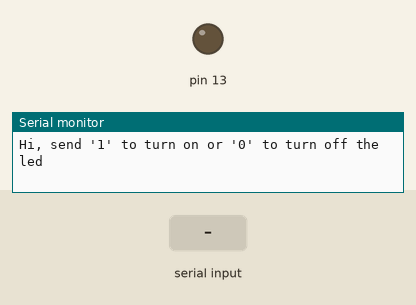
This sketch was run on a simulated Arduino Uno, built with avr-gcc and run on an emulated ATmega328P. Shown: output pins drawn as LEDs (lit = HIGH), the last lines printed to the serial monitor. The test bench sets the inputs (shaded band).

Above: at 1.2 s.
1.3 s: "1" received over Serial
At 2.3 s:
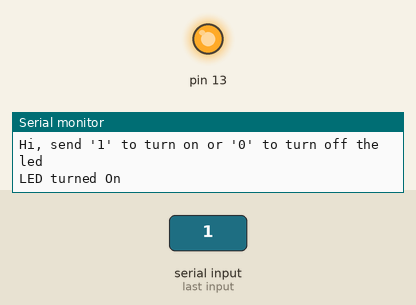
2.8 s: "0" received over Serial
At 3.4 s:
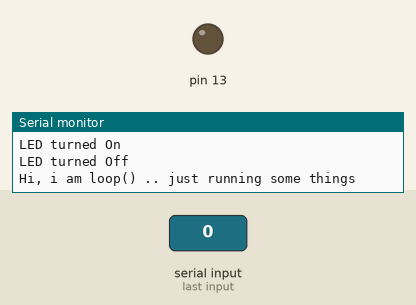
Timing chart, 0 to 5.8 s (numbered marks = the images above; inputs shaded):
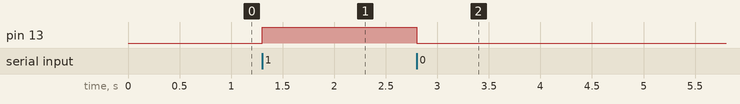

Measured:
- after the input at 1.3 s, pin 13: LOW → HIGH at once
- after the input at 2.8 s, pin 13: HIGH → LOW at once

The sketch:

T38_callback.ino
```cpp
/*
 * this sketch will implement callBack using function pointer
 * Comm class will communicate to other device over serial
 * that other device will send a particular command upon which a
 * function of the sketch will be called. this func is called
 * the "callback function" in the sketch the run function of the
 * Comm object is called continously
*/

#include "Comm.h"

#define TIMEOUT 3000

void turnOnLed(void);
void turnOffLed(void);

Comm myComm(&turnOnLed, &turnOffLed); //Comm type object created

unsigned long displayT;

void setup()
{
  pinMode(13,OUTPUT);
  Serial.begin(9600);
  Serial.println("Hi, send '1' to turn on or '0' to turn off the led");
  displayT = millis();
}

void loop()
{
  if((millis()-displayT)>TIMEOUT)
  {
    displayT = millis();     //reset the displayT time variable
    Serial.println("Hi, i am loop() .. just running some things");
  }

  myComm.Run();                     //continously running the comm process in the loop
  /*
   * other codes
   */
}

//callback functions
//note: this functions are called from the Comm object thats why these functions are called "Callback Functions"
void turnOnLed()
{
  Serial.println("LED turned On");
  digitalWrite(13,HIGH);
}

void turnOffLed()
{
  Serial.println("LED turned Off");
  digitalWrite(13,LOW);
}
```

Comm.cpp
```cpp
#include "Comm.h"

//constructor
Comm::Comm(void (*ptrOfaFuncToTurnOnLed)(), void (*ptrOfaFuncToTurnOffLed)())
{
  //assigns the address of the functions to be called back
  //to the appropriate function pointers

  funcPtrToTurnOnLed = ptrOfaFuncToTurnOnLed;
  funcPtrToTurnOffLed = ptrOfaFuncToTurnOffLed;
}

//destructor
Comm::~Comm()
{}

void Comm::Run(void)
{
  Serial.flush();      //Waits for the transmission of outgoing serial data to complete.

  if(Serial.available()>0)
  {
    char ch = Serial.read();
    if(ch == '1')
    {
      //call the turnOnLed() function in the sketch by calling the corresponding function pointer
      funcPtrToTurnOnLed();
    }
    if(ch == '0')
    {
      //call the turnOffLed() function in the sketch by calling the corresponding function pointer
      funcPtrToTurnOffLed();
    }
  }
}
```

Comm.h
```cpp
#ifndef   COMM_H_     //tells compiler to compile this class only once

#define   COMM_H_

#include <Arduino.h>

class Comm
{
//variables
public:
private:
  void (*funcPtrToTurnOnLed)(void);   //declares a function pointer
  void (*funcPtrToTurnOffLed)(void);  //declares a function pointer

//functions
public:
  Comm(void (*ptrOfaFuncToTurnOnLed)(), void (*ptrOfaFuncToTurnOffLed)());
  ~Comm();
  void Run(void);
private:
};


#endif
```
